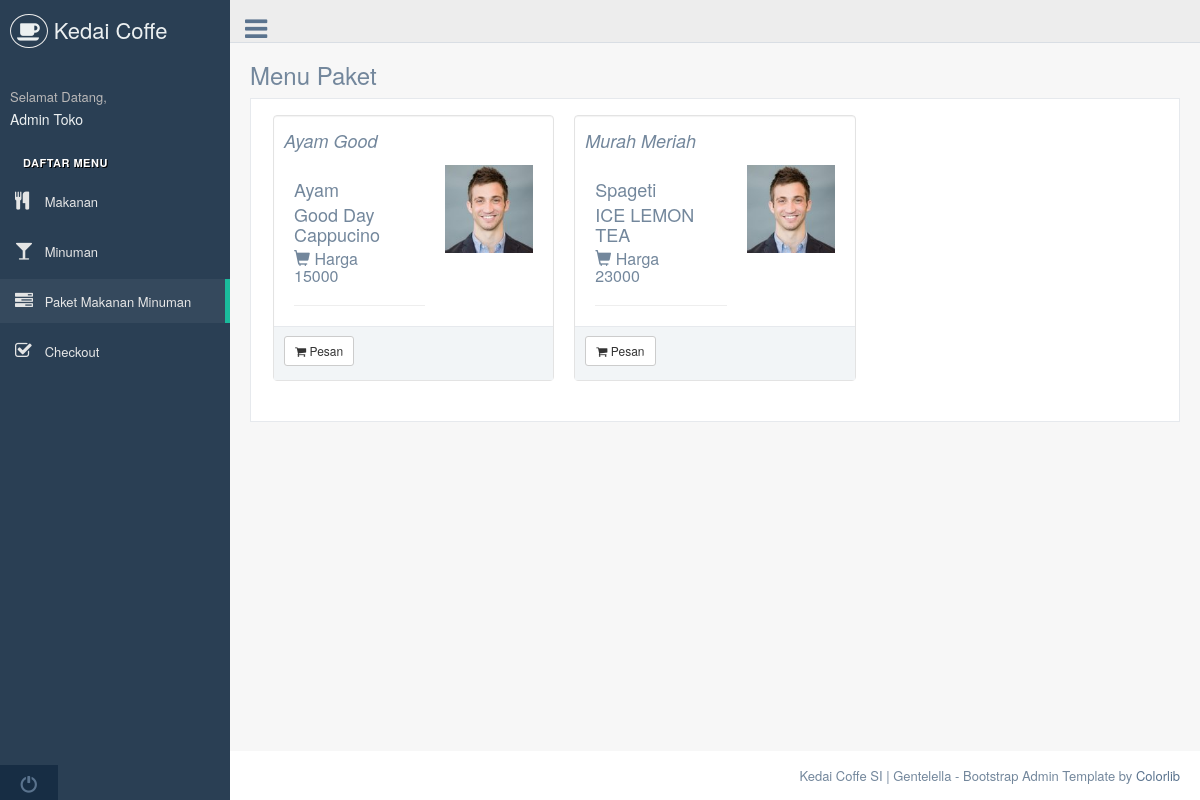
The page /pelanggan/paket.php (signed in) on the database its author committed.
### tables this page shows
CREATE TABLE `paket` (
  `id_paket` varchar(5) NOT NULL,
  `nama_paket` varchar(30) NOT NULL,
  `harga` int(11) NOT NULL
);

CREATE TABLE `makanan` (
  `id_makanan` varchar(4) NOT NULL,
  `nama_makanan` varchar(30) NOT NULL,
  `harga_makanan` int(11) NOT NULL,
  `stok` int(11) NOT NULL
);

CREATE TABLE `minuman` (
  `id_minuman` varchar(4) NOT NULL,
  `nama_minuman` varchar(30) NOT NULL,
  `harga_minuman` int(11) NOT NULL,
  `stok` int(11) NOT NULL
);

### pelanggan/paket.php (the view, shortened to what this page needs)
<?php
include ('sidepelanggan.php');
include ('navpelanggan.php');
?>
        <div class="right_col" role="main">
          <div class="">
            <div class="page-title">
              <div class="title_left">
                <h3> Menu Paket</h3>
              </div>
            </div>
            <div class="clearfix"></div>
            <div class="row">
              <div class="col-md-12">
                <div class="x_panel">
                  <div class="x_content">
                    <div class="row">
                      <div class="col-md-12 col-sm-12 col-xs-12 text-center">
                      </div>
                      <?php
                        $q = mysql_query("SELECT * FROM paket order by nama_paket ASC");
                        while ($da = mysql_fetch_array($q)){
                         ?>
                      <div class="col-md-4 col-sm-4 col-xs-12 profile_details">
                        <div class="well profile_view">
                          <div class="col-sm-12">
                            <h4 class="brief"><i><h2><?php echo $da['nama_paket']; ?></i></h4>
                            <div class="left col-xs-7">
                              <?php
                              $idp = $da['id_paket'];
                                $mn = mysql_query("SELECT * FROM paket p, makanan mk, minuman mn, paket_mak_min pmm where p.id_paket='$idp' and p.id_paket=pmm.id_paket and mk.id_makanan=pmm.id_makanan and mn.id_minuman=pmm.id_minuman");
                                $dat = mysql_fetch_array($mn);
                              ?>
                              <h2><?php echo $dat['nama_makanan']; ?></h2>
                              <h2><?php echo $dat['nama_minuman']; ?></h2>
                              <ul class="list-unstyled">
                                <li><i class="glyphicon glyphicon-shopping-cart"></i> Harga </li>
                                <li><?php echo $da['harga']; ?></li>
                                <li> <hr></li>
                              </ul>
                            </div>
                            <div class="right col-xs-5 text-center">
                              <img src="images/img.jpg" alt="" class=" img-responsive">
                            </div>
                          </div>
                          <div class="col-xs-12 bottom text-center">
                             <div class="fa-hover col-md-3 col-sm-4 col-xs-12">
                              <a href="#" class="btn btn-sm btn-default" type="button"  data-placement="top" data-toggle="tooltip" data-original-title="Masuk list"><i class="fa fa-shopping-cart"></i> Pesan</a>
                            </div>
                            </div>
                          </div>
                        </div>
                        <?php } ?>
                      </div>
                    </div>
                  </div>
                </div>
              </div>
            </div>
          </div>
        </div>
<?php
include ('../rangka/footer.php');
?>

### rows shown on the page
paket: nama_paket "Ayam Good", makanan.nama_makanan "Ayam", minuman.nama_minuman "Good Day Cappucino", harga "15000"
paket: nama_paket "Murah Meriah", makanan.nama_makanan "Spageti", minuman.nama_minuman "ICE LEMON TEA", harga "23000"

### other values the page prints
$_SESSION['nama'] "Admin Toko"
